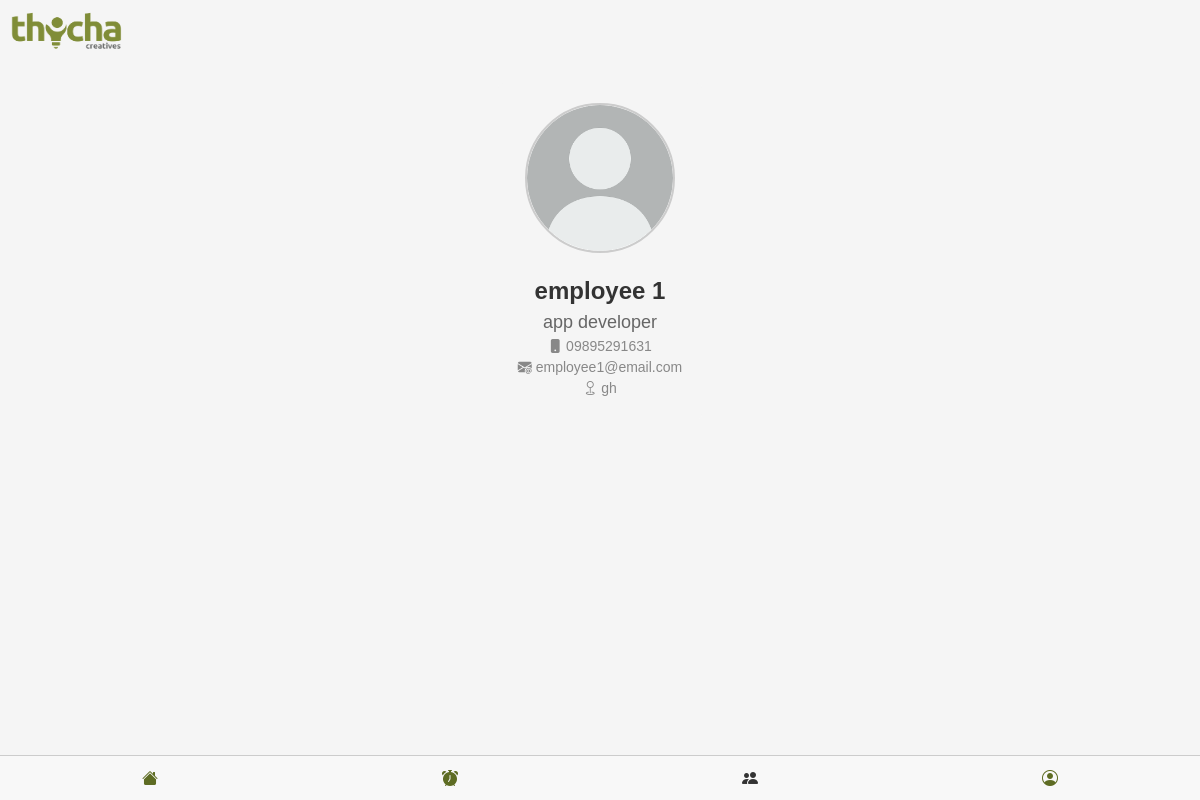
/employee/1/, run on the app's committed database.
### Core/models.py (models this page shows, shortened)
class Employees(models.Model):
    user = models.OneToOneField(User, on_delete=models.CASCADE)
    employees_photo = models.ImageField(upload_to='employees_photo')
    employees_number = models.CharField(max_length=20)
    employees_job = models.CharField(max_length=100)
    employees_address = models.CharField(max_length=20)
    employee_email= models.EmailField()

### Core/views.py (the view)
# urls.py: path('employee/<int:employee_id>/', views.employee_details, name='employee_details'),
def employee_details(request, employee_id):
    employee = Employees.objects.get(id=employee_id)
    return render(request, 'employee_details.html', {'employee': employee})

### Core/templates/employee_details.html (shortened to what this page needs)
{% extends 'base.html' %}
{% load static %}
{% block content %}
{% if request.user.is_superuser %}
    <nav class="navbar navbar-expand-lg navbar-light">
        <div class="container-fluid">
            <img src="{% static 'img/logo/thycha white-01.png' %}" alt="Your Logo">
            <button class="navbar-toggler" type="button" data-bs-toggle="collapse" data-bs-target="#navbarNav" aria-controls="navbarNav" aria-expanded="false" aria-label="Toggle navigation" id="menu-toggle">
                <span class="bi bi-list" id="menu-icon"></span>
            </button>
            <div class="collapse navbar-collapse" id="navbarNav">
                <ul class="navbar-nav text-center ms-auto">
                    <li class="nav-item">
                        <a class="nav-link" href="{% url 'index' %}"><i class="bi bi-house-door-fill"></i> Home</a>
                    </li>
                    <li class="nav-item">
                        <a class="nav-link" href="{% url 'project-list' %}"><i class="bi bi-kanban-fill"></i> Projects</a>
                    </li>
                    <li class="nav-item ">
                        <a class="nav-link" href="{% url 'employee-list' %}"><i class="bi bi-people-fill"></i> Members</a>
                    </li>
                    <li class="nav-item">
                        <a class="nav-link" href="{% url 'timesheet-list' %}"><i class="bi bi-alarm-fill"></i> Timesheets</a>
                    </li>
                </ul>
                <ul class="navbar-nav text-center ms-auto">
                    <li class="nav-item">
                        <a class="nav-link" href="#"><i class="bi bi-person-circle"></i></a>
                    </li>
                    <li class="nav-item">
                        <a class="nav-link" href="{% url 'logout' %}"><i class="bi bi-power"></i></a>
                    </li>
                </ul>
            </div>
        </div>
    </nav>
    <div class="container d-flex justify-content-center align-items-center vh-100">
        <div class="employee mb-3">
          <div class="row g-0">
            <div class="col-md-4">
              {% if employee.employees_photo %}
                <img src="{{ employee.employees_photo.url }}" alt="Employee Photo" class="img-fluid">
              {% else %}
                <img src="{% static 'img/profile/default.jpg' %}" alt="Default Photo" class="img-fluid">
              {% endif %}
            </div>
            <div class="col-md-8">
              <div class="employee-body text-center">
                <h5 class="employee-title">{{ employee.user.first_name }} {{ employee.user.last_name }}</h5>
                <p class="employee-text-job"> {{ employee.employees_job }}</p>
                <p class="employee-text"><i class="bi bi-phone-fill"></i> {{ employee.employees_number }}</p>
                <p class="employee-text"><i class="bi bi-envelope-at-fill"></i> {{ employee.employee_email}}</p>
                <p class="employee-text"><i class="bi bi-geo"></i> {{ employee.employees_address }}</p>
              </div>
            </div>
          </div>
        </div>
    </div>
{% else %}
<nav>
    <ul>
        <li><a href="{% url 'index' %}" ><i class="bi bi-house-fill"></i></a></li>
        <li><a href="{% url 'timesheet-list' %}"><i class="bi bi-alarm-fill"></i></a></li>
        <li><a href="{% url 'employee-list' %}" class="active"><i class="bi bi-people-fill"></i></a></li>
        <li><a href="{% url 'profile' %}"><i class="bi bi-person-circle"></i></a></li>
    </ul>
</nav>
<header>
    <img src="{% static 'img/logo/thycha-01.png' %}" alt="Your Logo">
</header>
<div class="profile-container">
    <div class="employee-profile">
        {% if employee.employees_photo %}
            <img class="profile-image" src="{{ employee.employees_photo.url }}" alt="">
        {% else %}
            <img class="profile-image" src="{% static 'img/profile/default.jpg' %}" alt="">
        {% endif %}
        <div class="profile-details">
            <p class="employee-name">{{ employee.user.first_name }} {{ employee.user.last_name }}</p>
            <p class="job-title"> {{ employee.employees_job }}</p>
            <p class="employee-number"><i class="bi bi-phone-fill"></i> {{ employee.employees_number }}</p>
            <p class="employee-email"><i class="bi bi-envelope-at-fill"></i> {{ employee.employee_email }}</p>
            <p class="employee-address"><i class="bi bi-geo"></i> {{ employee.employees_address }}</p>
        </div>
    </div>
</div>
{% endif %}
{% endblock content %}

### static/css/nav2.css (style rules this page uses)
nav { position: fixed; bottom: 0; width: 100%; background-color: #f8f8f8; border-top: 1px solid #ccc; }
nav ul { display: flex; justify-content: space-around; padding: 0; margin: 0; list-style: none; }
nav ul li { flex-grow: 1; }
nav ul li a { display: block; text-align: center; padding: 10px 0; color: #5e6c23; text-decoration: none; transition: color 0.3s; }
nav ul li a.active { color: #333; }
header img { width: 113px; height: 43px; animation: pulse 7s infinite; margin: 10px; }

### static/css/timesheet_list.css (style rules this page uses)
* { margin: 0; padding: 0; box-sizing: border-box; }

### Core/templates/employee_details.html (style rules this page uses)
body { margin: 0; background-color: #f5f5f5; }
.profile-container { display: flex; justify-content: center; align-items: center; margin-top: 20px; }
.employee-profile { display: flex; flex-direction: column; align-items: center; gap: 20px; font-family: Arial, sans-serif; background-color: #f5f5f5; padding: 20px; border-radius: 5px; }
.profile-image { width: 150px; height: 150px; object-fit: cover; border-radius: 50%; border: 2px solid #ccc; cursor: pointer; }
.profile-details { text-align: center; }
.employee-name { font-size: 24px; font-weight: bold; color: #333; margin: 0; }
.job-title { font-size: 18px; color: #666; margin: 0; }
.employee-number, .employee-email, .employee-address { font-size: 14px; color: #888; margin: 0; }

### data on the page
Employees: user.first_name "employee", user.last_name "1", employees_job "app developer", employees_number "09895291631", employee_email "employee1@email.com", employees_address "gh"
